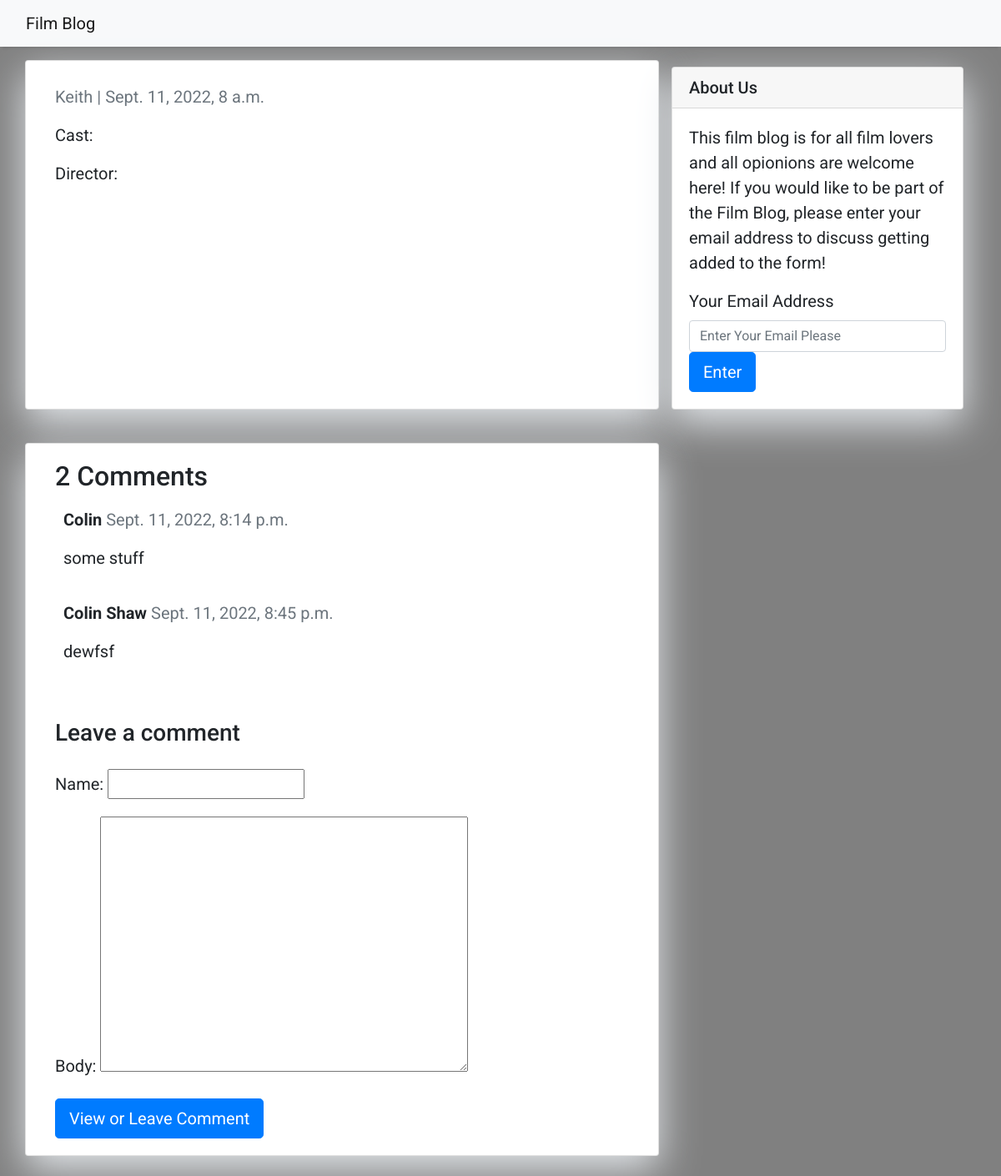
The page /damien-chazelle/comment on the database as committed earlier.
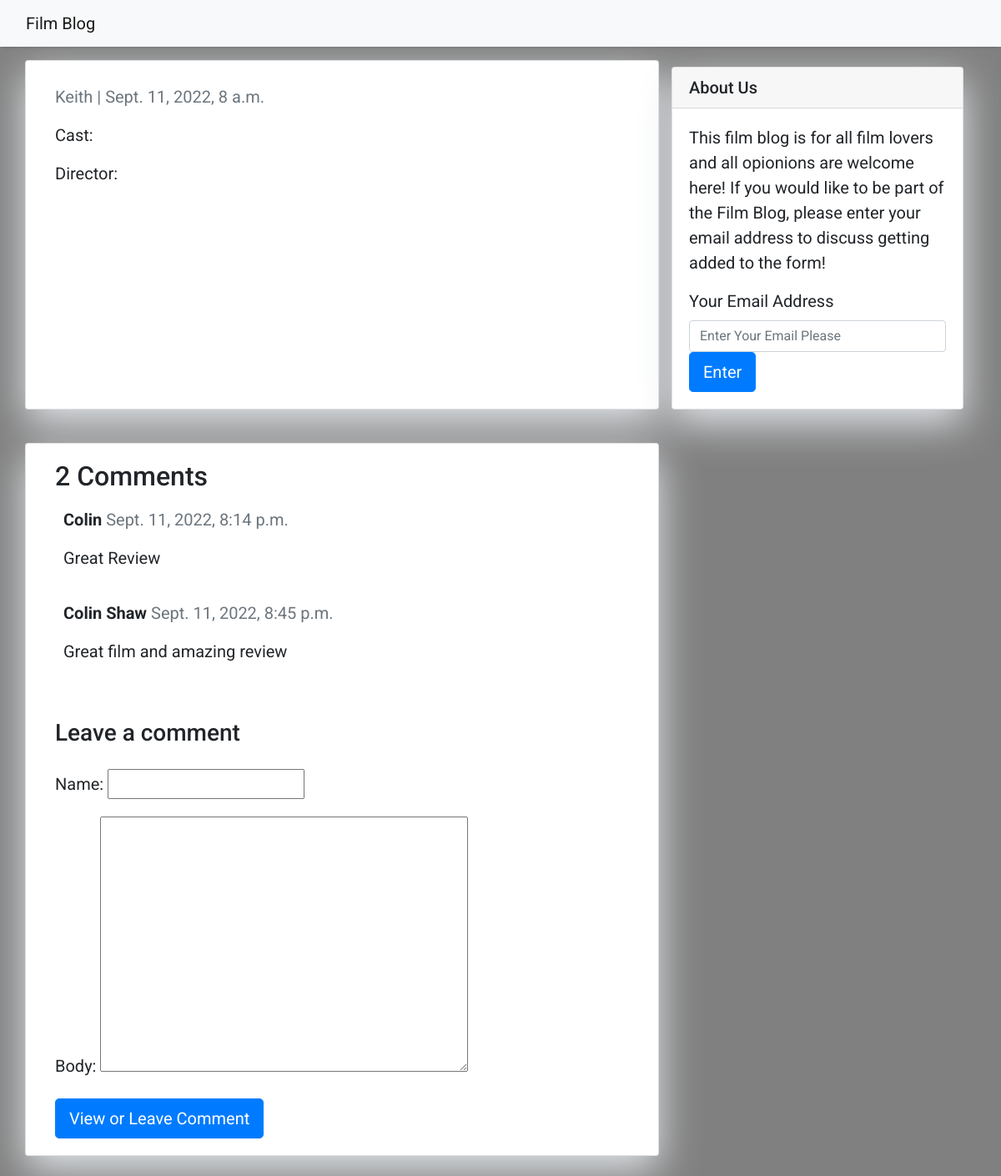
The same page on the database as committed later.
### blog/models.py (models this page shows, shortened)
class Comment(models.Model):
    post = models.ForeignKey(Post,on_delete=models.CASCADE,related_name='comments')
    name = models.CharField(max_length=80)
    email = models.CharField(max_length=80)
    body = models.TextField()
    created_on = models.DateTimeField(auto_now_add=True)
    active = models.BooleanField(default=False)
    class Meta:
        ordering = ['created_on']

### blog/views.py (the view)
# urls.py: path('<slug:slug>/', views.DetailsPost.as_view(), name='details_post'),
def details_post(request, slug):
    logging.error('here')
    template_name = 'details_post.html'
    post = get_object_or_404(Post, slug=slug)
    comment = post.comments.filter(active=True)
    new_comment = None
    if request.method == 'POST':
        comment_form = CommentForm(data=request.POST)
        if comment_form.is_valid():
            new_comment = comment_form.save(commit=False)
            new_comment.post = post
            new_comment.save()
    else:
        comment_form = CommentForm()
    return render(request, template_name, {'post': post,
                                           'comments': comment,
                                           'new_comment': new_comment,
                                           'comment_form': comment_form})

### blog/forms.py
class CommentForm(forms.ModelForm):
    class Meta:
        model = Comment
        fields = ('name', 'body')

### blog/templates/details_post.html (shortened to what this page needs)
{% extends 'base.html' %} {% block content %}
<div class="container">
  <div class="row">
    <div class="col-md-8 card mb-4  mt-3 left  top">
      <div class="card-body">
        <p class=" text-muted">{{ post.blogger }} | {{ post.created_on }}</p>
        <p class="card-text ">Cast: {{ object.actor | safe }}</p>
        <p class="card-text ">Director: {{ object.director | safe }}</p>
      </div>
    </div>
    {% block about %} {% include 'about.html' %} {% endblock about %}
    <div class="col-md-8 card mb-4  mt-3 ">
      <div class="card-body">
        <h2>{{ comments.count }} Comments </h2>
        {% for comment in comments %}
        <div class="comments" style="padding: 10px;">
          <p class="font-weight-bold">
            {{ comment.name }}
            <span class=" text-muted font-weight-normal">
              {{ comment.created_on }}
            </span>
          </p>
          {{ comment.body | linebreaks }}
        </div>
        {% endfor %}
      </div>
      <div class="card-body">
        {% if new_comment %}
        <div class="alert alert-success" role="alert">
          Your comment is awaiting moderation
        </div>
        {% else %}
        <h3>Leave a comment</h3>
        <form method="post" action="comment" style="margin-top: 1.3em;">
          {{ comment_form.as_p }}
          <button type="submit" class="btn btn-primary btn-lg">View or Leave Comment</button>
        </form>
        {% endif %}
      </div>
    </div>
  </div>
</div>
{% endblock content %}

Rows that differ between the two databases and show on the page:
changed Comment "Colin": body "some stuff" → "Great Review"
changed Comment "Colin Shaw": body "dewfsf" → "Great film and amazing review"
